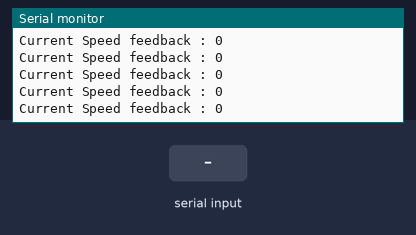
Simulated run of this sketch. Board: Arduino Mega 2560, built for the host (arithmetic inside an expression is 32-bit, double 64-bit). Parts: the last lines printed to the serial monitor. The inputs (shaded band) are chosen by the test bench.

Above: at 1.7 s.
1.8 s: "F90\n" received over Serial
At 1.87 s:
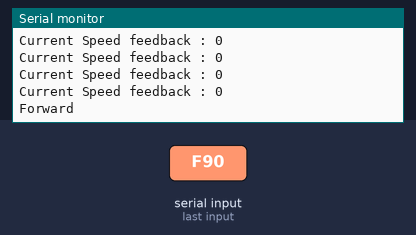
3.3 s: "90,45\n" received over the second serial link
6.3 s: "B90\n" received over Serial
At 6.37 s:
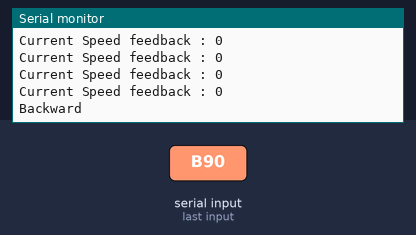
7.8 s: "F" received over the second serial link
10.8 s: "V90\n" received over Serial
At 11.7 s:
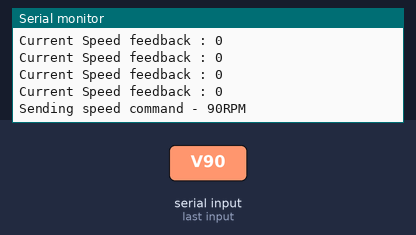
12.3 s: "S90\n" received over Serial
At 12.43 s:
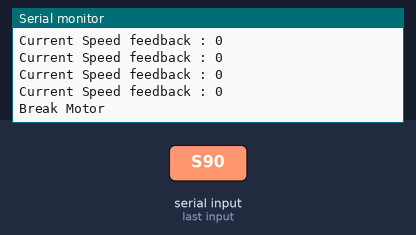

Measured:
- after the input at 1.8 s, the serial monitor: prints a new line at once (image 1)
- after the input at 6.3 s, the serial monitor: prints a new line at once (image 2)
- after the input at 10.8 s, the serial monitor: prints a new line at once (image 3)
- after the input at 12.3 s, the serial monitor: prints a new line at once (image 4)

The sketch:

RMCS2303_ESP_32.ino
```cpp
#include"RMCS2303drive.h"

RMCS2303 rmcs;                    //object for class RMCS2303

SoftwareSerial myserial(2,3);     //Software Serial port For Arduino Uno. Comment out if using Mega.

//parameter Settings "Refer datasheet for details"
byte slave_id=0b111;
int INP_CONTROL_MODE=260;
int PP_gain=32;
int PI_gain=16;
int VF_gain=32;
int LPR=1040;
int acceleration=50;
int speed=80;


long int Current_position;
long int Current_Speed;

void setup()
{
   rmcs.Serial_selection(0);       //Serial port selection:0-Hardware serial,1-Software serial
   rmcs.Serial0(9600);             //Set baudrate for usb serial to monitor data on serial monitor
   Serial.println("RMCS-2303 Speed control mode demo\r\n\r\n");

   rmcs.begin(&Serial1,9600);    //Uncomment if using hardware serial port for mega2560:Serial1,Serial2,Serial3 and set baudrate. Comment this line if Software serial port is in use
  //  rmcs.begin(&myserial,9600);     //Uncomment if using software serial port. Comment this line if using hardware serial.
   rmcs.WRITE_PARAMETER(slave_id,INP_CONTROL_MODE,PP_gain,PI_gain,VF_gain,LPR,acceleration,speed);    //Uncomment to write parameters to drive. Comment to ignore.
   rmcs.READ_PARAMETER(slave_id);

}

void loop(void)
{
  if(Serial.available()>0){
    char data = Serial.read();
    if(data == 'F'){
      Serial.println("Forward");
      rmcs.Enable_Digital_Mode(slave_id,0);        //To enable motor in digital speed control mode. 0-fwd,1-reverse direction.
    }
    if(data == 'B'){
      Serial.println("Backward");
      rmcs.Enable_Digital_Mode(slave_id,1);           //To enable motor in digital speed control mode. 0-fwd,1-reverse direction.
    }
    if(data == 'V'){
      int speed = Serial.parseInt();
      Serial.print("Sending speed command - ");
      Serial.print(speed);
      Serial.println("RPM");
      rmcs.Speed(slave_id,speed);                   //Set speed within range of 0-65535 or 0-(maximum speed of base motor)
      delay(1000);
    }
    if(data == 'S'){
      Serial.println("Break Motor");
      rmcs.Brake_Motor(slave_id,0);                 //Brake motor. 0-fwd,1-reverse direction.
      rmcs.Brake_Motor(slave_id,1);
    }
  }

   Current_Speed=rmcs.Speed_Feedback(slave_id);
   Serial.print("Current Speed feedback : ");
   Serial.println(Current_Speed);

  //  rmcs.READ_PARAMETER(slave_id);
}
```
